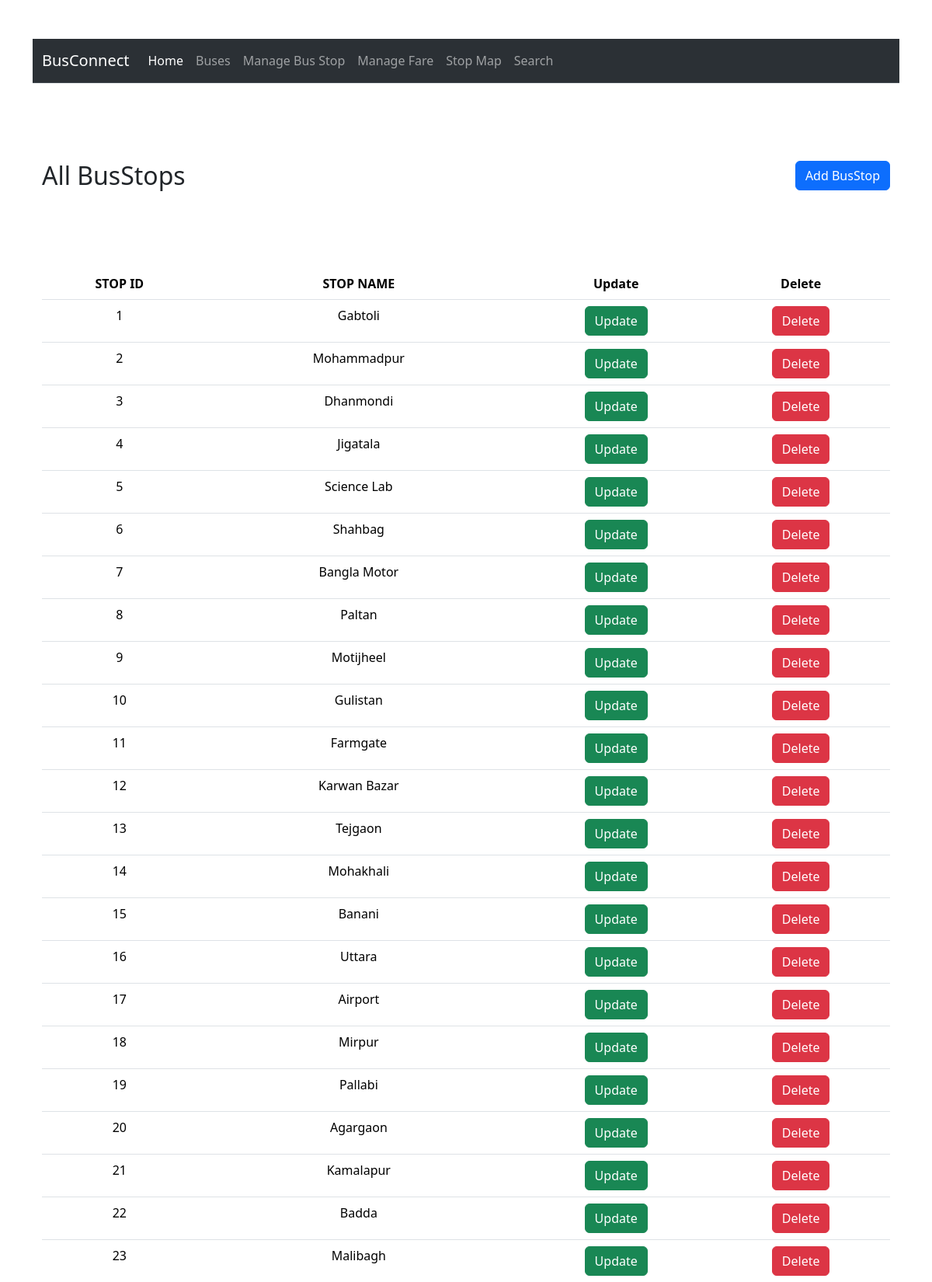
The page /bcphp/busstops.php (upper part) on the database its author committed.
### tables this page shows
CREATE TABLE `busstops` (
  `StopID` int(11) NOT NULL,
  `StopName` varchar(255) DEFAULT NULL,
  PRIMARY KEY (`StopID`)
);

### bcphp/busstops.php (the view, shortened to what this page needs)
<?php
include('header.php');
?>
<?php include('db.php');?>
<div class="container">
<section>
    <div class="container">
        <div class="box1">
      <h2 style="margin-bottom: 100px;"> All BusStops </h2>
      <button type="button" class="btn btn-primary" data-toggle="modal" data-target="#Modal1">Add BusStop</button>
        </div>
      <table class="table">
          <thead class="thead-dark">
            <tr>
              <th scope="col">STOP ID</th>
              <th scope="col">STOP NAME</th>
              <th scope="col">Update</th>
              <th scope="col">Delete</th>
            </tr>
          </thead>
          <tbody>
            <?php
            $query = "SELECT * FROM `busstops`";
            $result = mysqli_query($connection, $query);
            if (!$result) {
                die("Query Failed: " . mysqli_error($connection));
            } else {
                while ($row = mysqli_fetch_assoc($result)) {
            ?>
                    <tr>
                        <td><?php echo $row['StopID']?></td>
                        <td><?php echo $row['StopName'] ?></td>
                        <td><a class="btn btn-success" href="updatebusstops.php?id=<?php echo $row['StopID']?>">Update</a></td>
                        <td><a class="btn btn-danger"  href="deletebusstops.php?id=<?php echo $row['StopID']?>">Delete</a></td>
                    </tr>
            <?php
                }
            }
            ?>
     </tbody>
        </table>
    </div>
   </section>
</div>
   <?php
include('footer.php');
?>

### bcphp/style.css (style rules this page uses)
.box1 h2 { float: left; }
.box1 button { float: right; }
.container { margin-top: 50px; align-items: center; }
.table { text-align: center; }

### rows shown on the page
busstops: StopID "1", StopName "Gabtoli"
busstops: StopID "2", StopName "Mohammadpur"
busstops: StopID "3", StopName "Dhanmondi"
busstops: StopID "4", StopName "Jigatala"
busstops: StopID "5", StopName "Science Lab"
busstops: StopID "6", StopName "Shahbag"
busstops: StopID "7", StopName "Bangla Motor"
busstops: StopID "8", StopName "Paltan"
busstops: StopID "9", StopName "Motijheel"
busstops: StopID "10", StopName "Gulistan"
busstops: StopID "11", StopName "Farmgate"
busstops: StopID "12", StopName "Karwan Bazar"
busstops: StopID "13", StopName "Tejgaon"
busstops: StopID "14", StopName "Mohakhali"
busstops: StopID "15", StopName "Banani"
busstops: StopID "16", StopName "Uttara"
busstops: StopID "17", StopName "Airport"
busstops: StopID "18", StopName "Mirpur"
busstops: StopID "19", StopName "Pallabi"
busstops: StopID "20", StopName "Agargaon"
busstops: StopID "21", StopName "Kamalapur"
busstops: StopID "22", StopName "Badda"
busstops: StopID "23", StopName "Malibagh"
